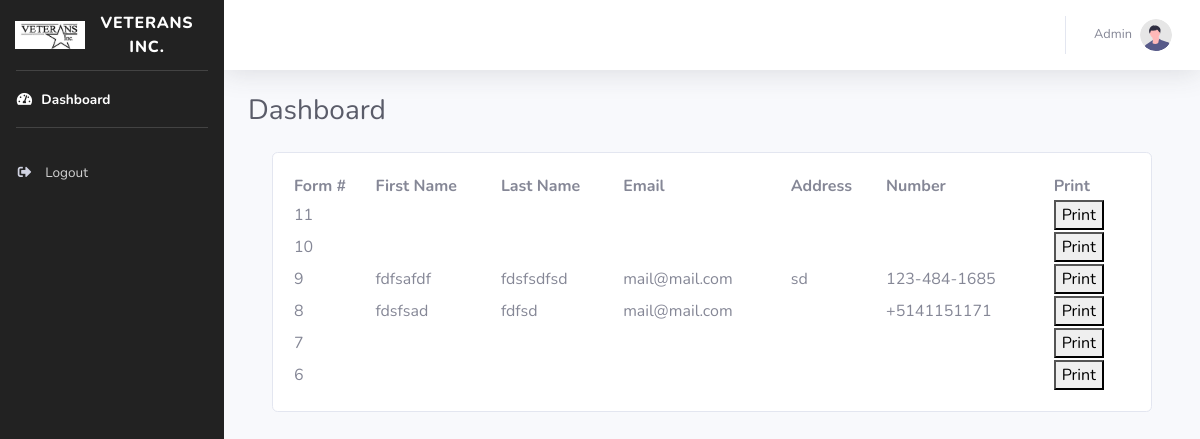
/admin/index.php (signed in), run on an earlier commit of the app's database.
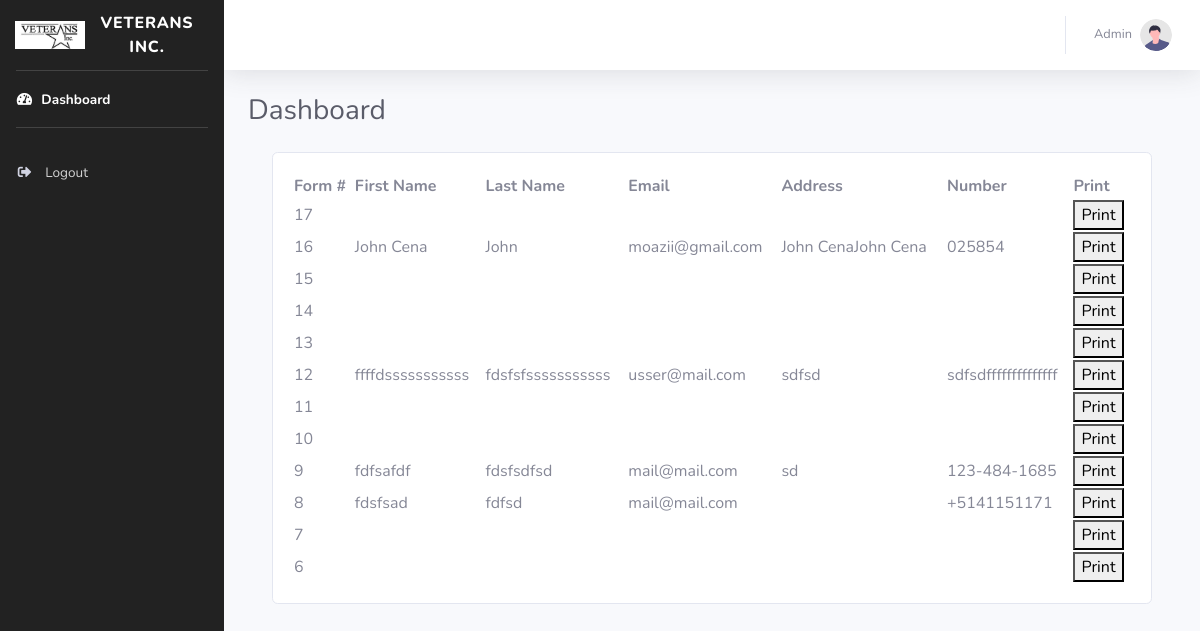
And on a later commit of the database.
### tables this page shows
CREATE TABLE `form1_part1` (
  `id` int(11) NOT NULL,
  `full_legal_last_name` varchar(255) DEFAULT NULL,
  `mi` varchar(255) DEFAULT NULL,
  `first` varchar(255) DEFAULT NULL,
  `dob` varchar(255) DEFAULT NULL,
  `email_address` varchar(255) DEFAULT NULL,
  `phone` varchar(255) DEFAULT NULL,
  `address` varchar(255) DEFAULT NULL,
  `social_security` varchar(255) DEFAULT NULL,
  `coc_location` varchar(255) DEFAULT NULL,
  `continuum_care_code` varchar(255) DEFAULT NULL,
  `emergency_contact_name` varchar(255) DEFAULT NULL,
  `emergency_contact_phone` varchar(255) DEFAULT NULL,
  `referral_source` varchar(255) DEFAULT NULL,
  `referral_source_phone` varchar(255) DEFAULT NULL,
  `va_station` varchar(255) DEFAULT NULL,
  `gender` varchar(255) DEFAULT NULL,
  `ethnicity` varchar(255) DEFAULT NULL,
  `primary_race` varchar(255) DEFAULT NULL,
  `secondary_race` varchar(255) DEFAULT NULL,
  `copy_dd214` varchar(255) DEFAULT NULL,
  `branch_service` varchar(255) DEFAULT NULL,
  `service_date` varchar(255) DEFAULT NULL,
  `military_mos` varchar(255) DEFAULT NULL,
  `injury` varchar(255) DEFAULT NULL,
  `military_status` varchar(255) DEFAULT NULL,
  `rank` varchar(255) DEFAULT NULL,
  `combat` varchar(255) DEFAULT NULL,
  `service_connected_disability` varchar(255) DEFAULT NULL,
  `discharge` varchar(255) DEFAULT NULL,
  `theater_operations` varchar(255) DEFAULT NULL,
  `prepared_by` varchar(255) DEFAULT NULL,
  `household_status` varchar(255) DEFAULT NULL,
  `cod_signature` varchar(255) DEFAULT NULL,
  `cod_printed_name` varchar(255) DEFAULT NULL,
  `cod_date` varchar(255) DEFAULT NULL,
  `hfc_veteran` varchar(255) DEFAULT NULL,
  `hfc_case_manager` varchar(255) DEFAULT NULL,
  `hfc_enrol_date` varchar(255) DEFAULT NULL,
  `hvrp_program` varchar(255) DEFAULT NULL,
  `code_program` varchar(255) DEFAULT NULL,
  `arthur_blank_program` varchar(255) DEFAULT NULL,
  `hvrp_program_2` varchar(255) DEFAULT NULL,
  `code_program_2` varchar(255) DEFAULT NULL,
  `arthur_blank_program_2` varchar(255) DEFAULT NULL,
  `cod_program_enrolled` varchar(255) DEFAULT NULL,
  `cod_verification` varchar(255) DEFAULT NULL,
  `cod_case_notes` varchar(255) DEFAULT NULL,
  `file_reviewed_by` varchar(255) DEFAULT NULL,
  `file_reviewed_date` varchar(255) DEFAULT NULL,
  `consent_blanks` varchar(255) DEFAULT NULL,
  `consent_employment` varchar(255) DEFAULT NULL,
  `consent_national` varchar(255) DEFAULT NULL,
  `consent_other` varchar(255) DEFAULT NULL,
  `consent_veteran_signature` varchar(255) DEFAULT NULL,
  `consent_date` varchar(255) DEFAULT NULL,
  `consent_blanks_2` varchar(255) DEFAULT NULL,
  `consent_veteran_signature_2` varchar(255) DEFAULT NULL,
  `consent_date_2` varchar(255) DEFAULT NULL,
  `consent_veteran_inc_case_signature` varchar(255) DEFAULT NULL,
  `consent_date_3` varchar(255) DEFAULT NULL,
  `hvsv_applicant_name` varchar(255) DEFAULT NULL,
  `hvsv_checkbox_value` varchar(255) DEFAULT NULL,
  `hvsv_description` longtext DEFAULT NULL,
  `hvsv_applicant_signature` varchar(255) DEFAULT NULL,
  `hvsv_applicant_date` varchar(255) DEFAULT NULL
);

### admin/index.php (the view, shortened to what this page needs)
<?php
include('includes/function.php');
if(isset($_SESSION['veteran_username']) && isset($_SESSION['veteran_admin']))
    {
?>
<?php include('components/header.php');
 ?>
<?php include('components/sidebar.php');
 ?>
        <div id="content-wrapper" class="d-flex flex-column">
            <div id="content">
                <nav class="navbar navbar-expand navbar-light bg-white topbar mb-4 static-top shadow">
                    <ul class="navbar-nav ml-auto">
                        <li class="nav-item dropdown no-arrow">
                            <a class="nav-link dropdown-toggle" href="#" id="userDropdown" role="button"
                                data-toggle="dropdown" aria-haspopup="true" aria-expanded="false">
                                <span class="mr-2 d-none d-lg-inline text-gray-600 small">Admin</span>
                                <img class="img-profile rounded-circle"
                                    src="img/undraw_profile.svg">
                            </a>
                        </li>
                    </ul>
                </nav>
                <div class="container-fluid">
                    <div class="d-sm-flex align-items-center justify-content-between mb-4">
                        <h1 class="h3 mb-0 text-gray-800">Dashboard</h1>
                    </div>
                    <div class="container">
                        <div class="card">
                            <div class="card-body">
        <table id="formData" class="display" style="width:100%">
            <thead>
                <tr>
                    <th>Form #</th>
                    <th>First Name</th>
                    <th>Last Name</th>
                    <th>Email</th>
                    <th>Address</th>
                    <th>Number</th>
                    <th>Print</th>
                </tr>
            </thead>
            <tbody>
                <?php
                $query="select * from form1_part1 order by id desc;";
                    $rec=mysqli_query($conn,$query);
                    while($row=mysqli_fetch_array($rec)){
                ?>
                <tr>
                    <td><?php echo $row['id']; ?></td>
                    <td><?php echo $row['first']; ?></td>
                    <td><?php echo $row['full_legal_last_name']; ?></td>
                    <td><?php echo $row['email_address']; ?></td>
                    <td><?php echo $row['address']; ?></td>
                    <td><?php echo $row['phone']; ?></td>
                    <td><button type="button" class="print" id="<?php echo $row['id']; ?>">Print</button></td>
                </tr>
                <?php
                }
                ?>
            </tbody>
        </table>
         </div>
                        </div>
    </div>
                </div>
            </div>
        </div>
    </div>
</body>
</html>
<?php
}
    else
    {
        header('location:login.php');
    }
?>

### admin/components/header.php (shortened to what this page needs)
<!DOCTYPE html>
<html lang="en">
<head>
    <link href="vendor/fontawesome-free/css/all.min.css" rel="stylesheet" type="text/css">
    <link href="css/sb-admin-2.min.css" rel="stylesheet">
    <link rel="stylesheet" type="text/css" href="https://cdn.datatables.net/1.10.25/css/jquery.dataTables.css">
    <link rel="stylesheet" type="text/css" href="https://cdn.datatables.net/buttons/1.7.1/css/buttons.dataTables.min.css">
    <link href="css/style.css" rel="stylesheet">
</head>

### admin/components/sidebar.php
<body id="page-top">
    <div id="wrapper">
        <ul class="navbar-nav body-color sidebar sidebar-dark accordion" id="accordionSidebar">
            <a class="sidebar-brand d-flex align-items-center justify-content-center" href="index.php">
                <div class="sidebar-brand-icon">
                <img class="unique-nav-logo" src="img/logo.png" id="logo" alt="Logo">
                </div>
                <div class="sidebar-brand-text mx-3">Veterans inc.</div>
            </a>
            <hr class="sidebar-divider my-0">
            <li class="nav-item active">
                <a class="nav-link" href="index.php">
                    <i class="fas fa-fw fa-tachometer-alt"></i>
                    <span>Dashboard</span></a>
            </li>
            <hr class="sidebar-divider">
            <li class="nav-item">
                <a class="nav-link" href="../backend/admin/logout.php">
                    <i class="fas fa-sign-out-alt fa-sm fa-fw mr-2 text-gray-400"></i>
                    <span>Logout</span></a>
            </li>
        </ul>

### admin/css/style.css (style rules this page uses)
.body-color { background-color: #222222; }
.unique-nav-logo { width: 70px; height: auto; }

What changed in the data, as far as the page shows it:
added form1_part1: id "17"
added form1_part1: id "16", first "John Cena", full_legal_last_name "John", email_address "moazii@gmail.com", address "John CenaJohn Cena", phone "025854"
added form1_part1: id "15"
added form1_part1: id "14"
added form1_part1: id "13"
added form1_part1: id "12", first "ffffdsssssssssss", full_legal_last_name "fdsfsfsssssssssss", email_address "usser@mail.com", address "sdfsd", phone "sdfsdffffffffffffff"
